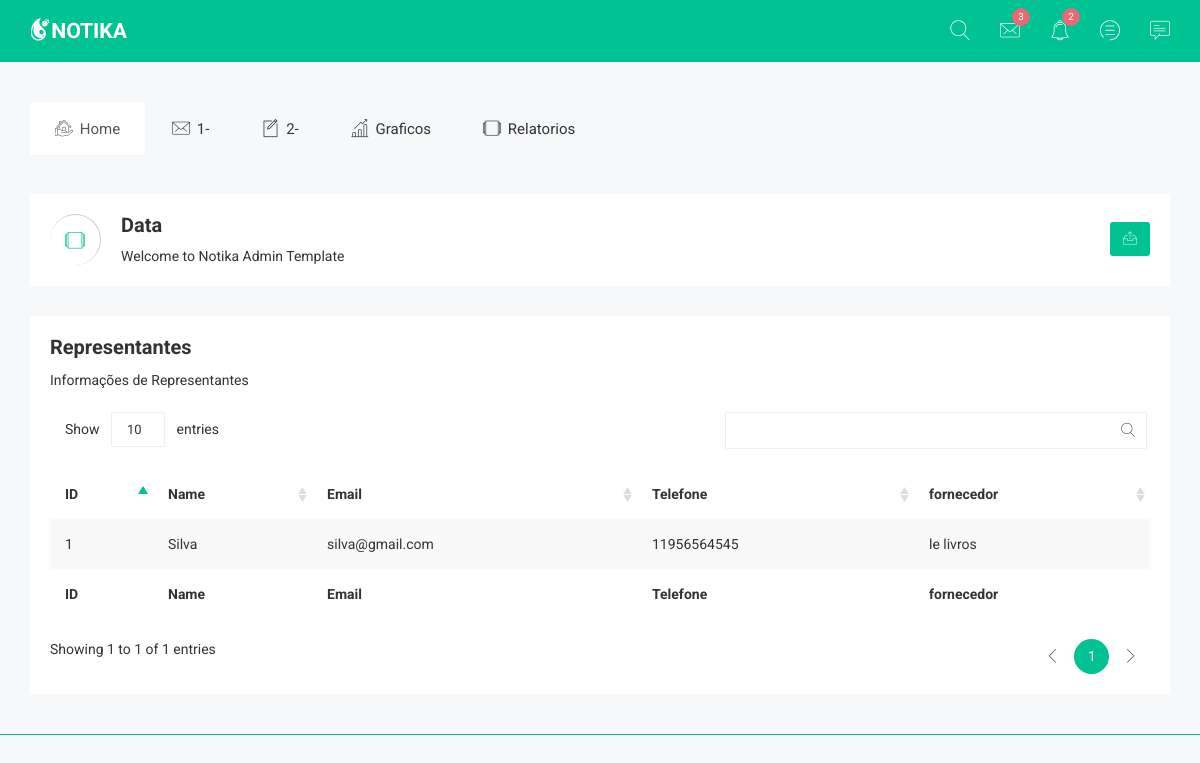
The app's page /listar_contato/, older data.
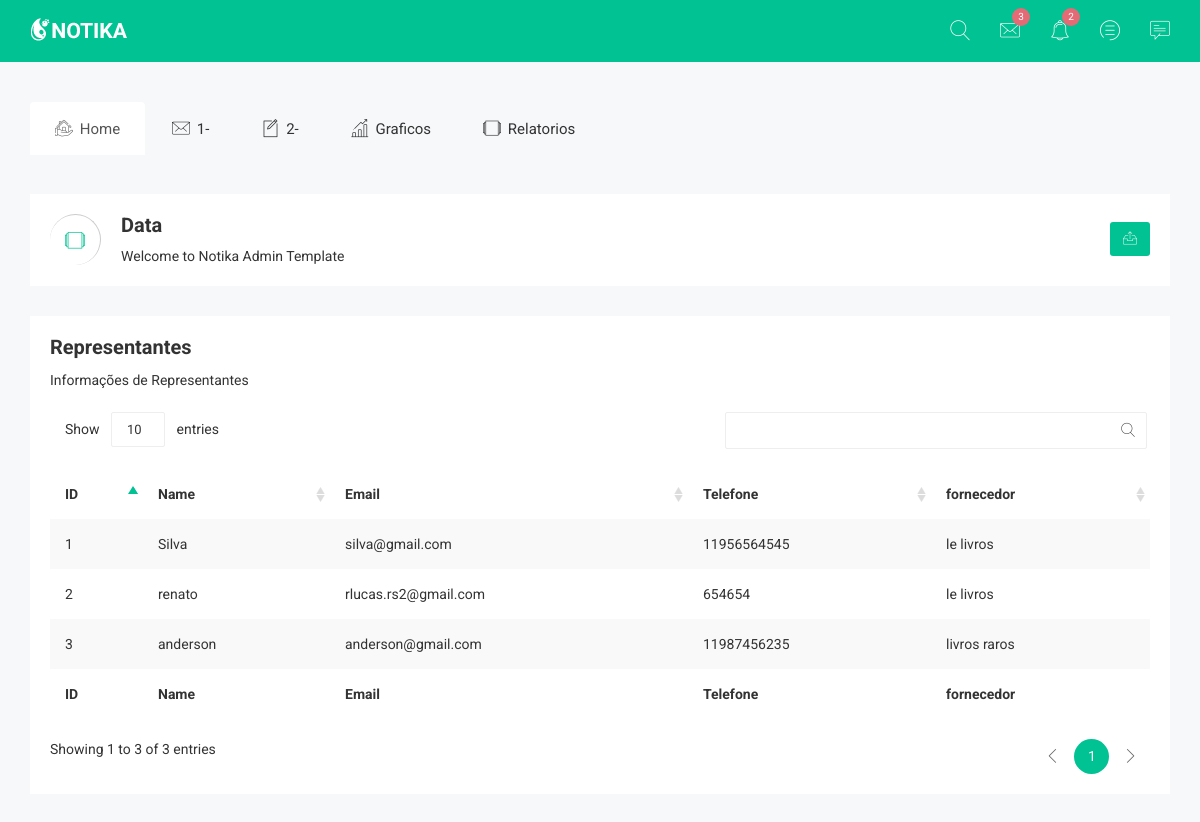
The same page, newer data.
### app_outmed/models.py (models this page shows, shortened)
class contato_fornecedor(models.Model):
    first_name = models.CharField("Nome", max_length=50)
    email = models.CharField(max_length=70)
    telefone = models.CharField(max_length=15)
    fornecedor = models.ForeignKey('Fornecedor', on_delete=models.CASCADE)
    objects = models.Manager ()

class Fornecedor(models.Model):
    first_name = models.CharField("Nome", max_length=50)
    email = models.CharField(max_length=70)
    cnpj = models.CharField("CNPJ", max_length=20, default=None)
    cidade = models.CharField('Cidade', max_length=60, default=None)
    bairro = models.CharField('Bairro', max_length=60, default=None)
    rua = models.CharField('Rua', max_length=50, default=None)
    numero = models.CharField('Numero', max_length=10, default=None)
    cep = models.CharField('CEP', default=None, max_length=10)
    objects = models.Manager ()
    def __str__(self):
        return self.first_name

### app_outmed/views.py (the view)
# urls.py: path('listar_contato/', views.listar_contato, name='listar_contato'),
def listar_contato(request):
    contato = contato_fornecedor.objects.all()
    return render(request, 'Pages/listar_contato.html', {'contato': contato})

### app_outmed/templates/Pages/listar_contato.html (shortened to what the changed rows need)
{% load static %}
<!doctype html>
<html class="no-js" lang="">
<head>
    <link rel="stylesheet" href="{% static '../static/ADD/css/bootstrap.min.css' %}">
    <link rel="stylesheet" href="{% static '../static/ADD/css/font-awesome.min.css' %}">
    <link rel="stylesheet" href="{% static '../static/ADD/css/owl.carousel.css' %}">
    <link rel="stylesheet" href="{% static '../static/ADD/css/owl.theme.css' %}">
    <link rel="stylesheet" href="{% static '../static/ADD/css/owl.transitions.css' %}">
    <link rel="stylesheet" href="{% static '../static/ADD/css/meanmenu/meanmenu.min.css' %}">
    <link rel="stylesheet" href="{% static '../static/ADD/css/animate.css' %}">
    <link rel="stylesheet" href="{% static '../static/ADD/css/normalize.css' %}">
    <link rel="stylesheet" href="{% static '../static/ADD/css/wave/waves.min.css' %}">
    <link rel="stylesheet" href="{% static '../static/ADD/css/wave/button.css' %}">
    <link rel="stylesheet" href="{% static '../static/ADD/css/scrollbar/jquery.mCustomScrollbar.min.css' %}">
    <link rel="stylesheet" href="{% static '../static/ADD/css/notika-custom-icon.css' %}">
    <link rel="stylesheet" href="{% static '../static/ADD/css/jquery.dataTables.min.css' %}">
    <link rel="stylesheet" href="{% static '../static/ADD/css/main.css' %}">
    <link rel="stylesheet" href="{% static '../static/ADD/style.css' %}">
    <link rel="stylesheet" href="{% static '../static/ADD/css/responsive.css' %}">
</head>
<body>
<div class="header-top-area">
    <div class="container">
    </div>
</div>
<div class="main-menu-area mg-tb-40">
    <div class="container">
    </div>
</div>
	<div class="breadcomb-area">
		<div class="container">
			<div class="row">
				<div class="col-lg-12 col-md-12 col-sm-12 col-xs-12">
					<div class="breadcomb-list">
						<div class="row">
							<div class="col-lg-6 col-md-6 col-sm-6 col-xs-12">
								<div class="breadcomb-wp">
									<div class="breadcomb-ctn">
										<h2>Data </h2>
									</div>
								</div>
							</div>
						</div>
					</div>
				</div>
			</div>
		</div>
	</div>
    <div class="data-table-area">
        <div class="container">
            <div class="row">
                <div class="col-lg-12 col-md-12 col-sm-12 col-xs-12">
                    <div class="data-table-list">
                        <div class="basic-tb-hd">
                            <h2>Representantes</h2>
                            <p>Informações de Representantes</p>
                        </div>
                        <div class="table-responsive">
                            <table id="data-table-basic" class="table table-striped">
                                <thead>
                                    <tr>
                                        <th>ID</th>
                                        <th>Name</th>
                                        <th>Email</th>
                                        <th>Telefone</th>
                                        <th>fornecedor</th>
                                    </tr>
                                </thead>
                                <tbody>
                                        {% for contato in contato %}
                                        <tr>
                                            <td>{{ contato.id }}</td>
                                            <td>{{ contato.first_name }}</td>
                                            <td>{{ contato.email }}</td>
                                            <td>{{ contato.telefone }}</td>
                                            <td>{{ contato.fornecedor }}</td>
                                        </tr>
                                        {% endfor %}
                                </tbody>
                                <tfoot>
                                    <th>ID</th>
                                    <th>Name</th>
                                    <th>Email</th>
                                    <th>Telefone</th>
                                    <th>fornecedor</th>
                                </tfoot>
                            </table>
                        </div>
                    </div>
                </div>
            </div>
        </div>
    </div>
    <div class="footer-copyright-area">
        <div class="container">
            <div class="row">
                <div class="col-lg-12 col-md-12 col-sm-12 col-xs-12">
                </div>
            </div>
        </div>
    </div>
</body>
</html>

Row changes from the older to the newer data that the page shows:
added contato_fornecedor: id "2", first_name "renato", email "rlucas.rs2@gmail.com", telefone "654654", fornecedor "le livros"
added contato_fornecedor: id "3", first_name "anderson", email "anderson@gmail.com", telefone "11987456235", fornecedor "livros raros"
Text that changed along with them:
text written by a page script: "Show entries Showing 1 to 1 of 1 entries 1" → "Show entries Showing 1 to 3 of 3 entries 1"
